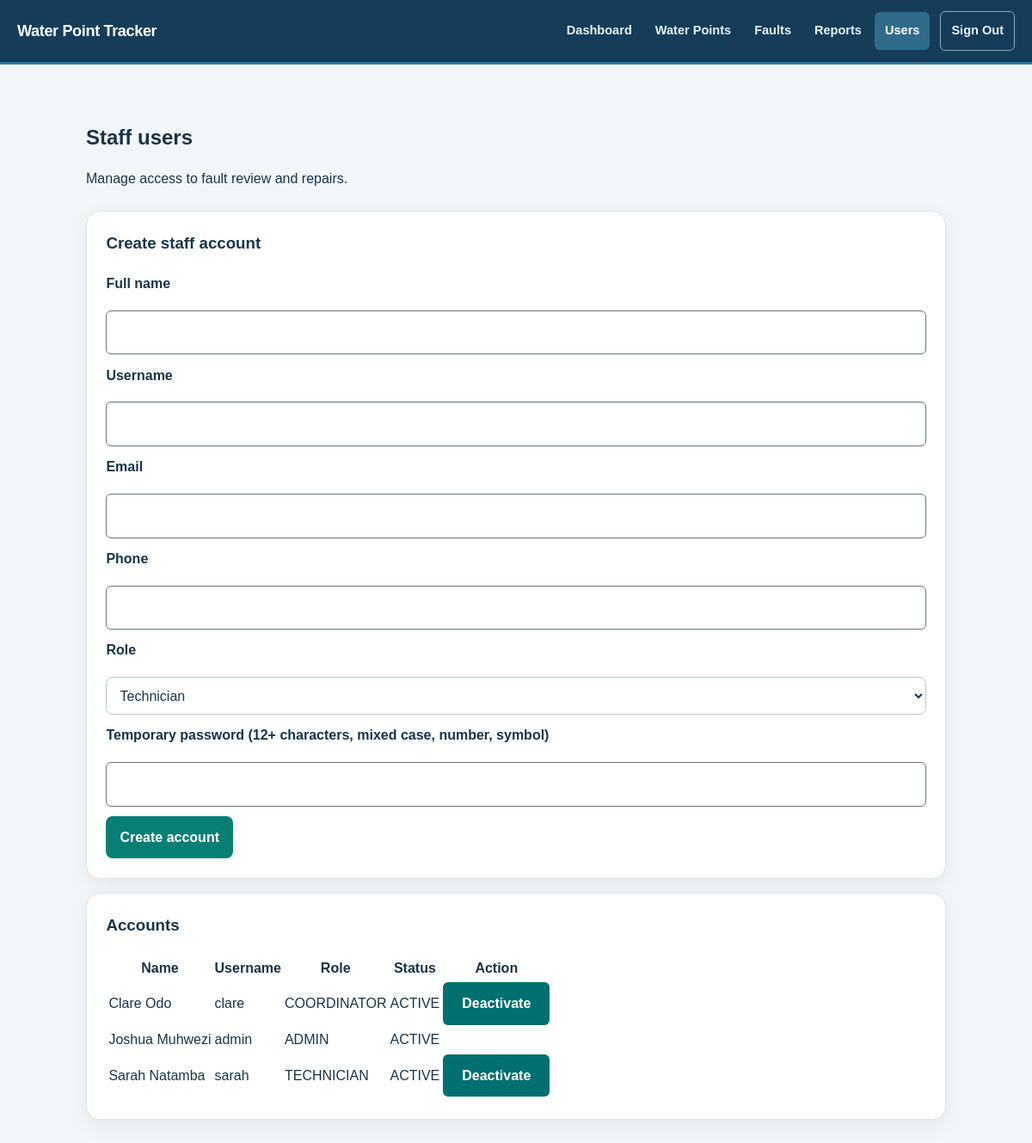
/users.php (signed in), run on the app's committed database.
### tables this page shows
CREATE TABLE `users` (
  `id` bigint UNSIGNED NOT NULL,
  `full_name` varchar(120) NOT NULL,
  `username` varchar(60) NOT NULL,
  `email` varchar(150) DEFAULT NULL,
  `phone` varchar(20) DEFAULT NULL,
  `password_hash` varchar(255) NOT NULL,
  `role` enum('ADMIN','COORDINATOR','TECHNICIAN') NOT NULL,
  `status` enum('ACTIVE','INACTIVE','LOCKED') NOT NULL DEFAULT 'ACTIVE',
  `last_login_at` datetime DEFAULT NULL,
  `created_by` bigint UNSIGNED DEFAULT NULL,
  `created_at` timestamp NOT NULL DEFAULT CURRENT_TIMESTAMP,
  `updated_at` timestamp NOT NULL DEFAULT CURRENT_TIMESTAMP ON UPDATE CURRENT_TIMESTAMP
);

### public/users.php (called while the page is built, shortened)
<?php
require __DIR__ . '/../app/controllers/users.php';
require __DIR__ . '/../app/pages/users.php';

### app/auth.php (called while the page is built, shortened)
<?php
function isLoggedIn(): bool
{
    return (
        isset(
            $_SESSION['user_id'],
            $_SESSION['username'],
            $_SESSION['full_name'],
            $_SESSION['role']
        ) &&
        is_int(
            $_SESSION['user_id']
        ) &&
        $_SESSION['user_id'] > 0
    );
}
function currentUser(): ?array
{
    return [
        'id' =>
            $_SESSION['user_id'],
        'username' =>
            $_SESSION['username'],
        'full_name' =>
            $_SESSION['full_name'],
        'role' =>
            $_SESSION['role']
    ];
}
function userHasRole(
    string|array $roles
): bool {
    if (is_string($roles)) {
        $roles = [$roles];
    }
    return in_array(
        $_SESSION['role'],
        $roles,
        true
    );
}
    ?>

### app/helpers.php (called while the page is built, shortened)
<?php
function h(mixed $value): string
{
    return htmlspecialchars(is_scalar($value) ? (string)$value : '', ENT_QUOTES | ENT_SUBSTITUTE, 'UTF-8');
}

### app/users.php (called while the page is built, shortened)
<?php
require_once __DIR__ . '/helpers.php';
function staffUsers(PDO $pdo): array
{
    return $pdo->query('SELECT id, full_name, username, email, phone, role, status
        FROM users ORDER BY full_name, id')->fetchAll();
}

### app/controllers/users.php (called while the page is built, shortened)
<?php
require_once dirname(__DIR__, 2) . '/config/database.php';
require_once dirname(__DIR__) . '/auth.php';
require_once dirname(__DIR__) . '/users.php';
$staff = staffUsers($pdo);

### app/pages/users.php (the view, shortened to what this page needs)
<?php
require_once dirname(__DIR__) . '/layouts/staff.php';
?>
<main class="container workflow-page">
  <div class="page-heading"><h2>Staff users</h2><p>Manage access to fault review and repairs.</p></div>
  <?php if (userHasRole('ADMIN')): ?>
  <section class="workflow-card">
    <h3>Create staff account</h3>
    <form action="users.php" method="post" class="workflow-form">
      <label for="full-name">Full name</label><input id="full-name" name="full_name" required maxlength="120" value="<?= h($_POST['full_name'] ?? '') ?>">
      <label for="username">Username</label><input id="username" name="username" required maxlength="50" value="<?= h($_POST['username'] ?? '') ?>">
      <label for="email">Email</label><input id="email" name="email" type="email" required maxlength="190" value="<?= h($_POST['email'] ?? '') ?>">
      <label for="phone">Phone</label><input id="phone" name="phone" type="tel" required maxlength="25" value="<?= h($_POST['phone'] ?? '') ?>">
      <label for="role">Role</label><select id="role" name="role" required>
        <?php foreach (['TECHNICIAN' => 'Technician', 'COORDINATOR' => 'Coordinator', 'ADMIN' => 'Administrator'] as $key => $label): ?>
          <option value="<?= h($key) ?>" <?= ($_POST['role'] ?? 'TECHNICIAN') === $key ? 'selected' : '' ?>><?= h($label) ?></option>
        <?php endforeach; ?>
      </select>
      <label for="password">Temporary password (12+ characters, mixed case, number, symbol)</label>
      <input id="password" name="password" type="password" autocomplete="new-password" required minlength="12" maxlength="72">
      <button type="submit">Create account</button>
    </form>
  </section>
  <?php endif; ?>
  <section class="workflow-card"><h3>Accounts</h3><div class="table-scroll"><table>
    <thead><tr><th scope="col">Name</th><th scope="col">Username</th><th scope="col">Role</th><th scope="col">Status</th><th scope="col">Action</th></tr></thead><tbody>
    <?php foreach ($staff as $person): ?><tr>
      <td><?= h($person['full_name']) ?></td><td><?= h($person['username']) ?></td>
      <td><?= h($person['role']) ?></td><td><?= h($person['status']) ?></td>
      <td><?php if (userHasRole('ADMIN') && (int)$person['id'] !== (int)currentUser()['id']): ?>
        <form action="users.php" method="post">
          <button type="submit"><?= $person['status'] === 'ACTIVE' ? 'Deactivate' : 'Activate' ?></button>
        </form>
      <?php endif; ?></td>
    </tr><?php endforeach; ?>
    </tbody></table></div></section>
</main>

### public/assets/style.css (style rules this page uses)
* { box-sizing: border-box; }
body { margin: 0; font-family: Arial, sans-serif; background-color: #f2f6f8; color: #193448; line-height: 1.6; }
.container { width: 90%; max-width: 1000px; margin: 30px auto; }
label { display: block; font-weight: bold; margin-bottom: 7px; }
input, select, button { font: inherit; min-height: 44px; }
input, select { width: 100%; padding: 12px; border: 1px solid #657581; border-radius: 6px; background: white; color: #193448; }
button { padding: 12px 22px; border: 0; border-radius: 6px; background: #006f70; color: white; font-weight: bold; cursor: pointer; }

### public/assets/workflow.css (style rules this page uses)
.workflow-page { padding-block:2rem 4rem }
.page-heading { margin-bottom:1.5rem }
.page-heading h2 { margin:.25rem 0 }
.workflow-card { background:#fff;border:1px solid #dce7e5;border-radius:16px;padding:1.4rem;margin-bottom:1rem;box-shadow:0 8px 24px rgba(16,40,55,.06) }
.workflow-card h3 { margin-top:0 }
.workflow-form { display:flex;flex-wrap:wrap;gap:.7rem;margin-top:1rem }
.workflow-form label { flex-basis:100%;font-weight:600 }
.workflow-form textarea,.workflow-form input[type=file],.workflow-form select { width:100%;max-width:100%;padding:.7rem;border:1px solid #b6c9c8;border-radius:8px }
.workflow-form button { border:0;border-radius:8px;background:#087f75;color:#fff;padding:.75rem 1rem;cursor:pointer }

### data on the page
users: full_name "Clare Odo", username "clare", role "COORDINATOR", status "ACTIVE", shows "Deactivate"
users: full_name "Joshua Muhwezi", username "admin", role "ADMIN", status "ACTIVE"
users: full_name "Sarah Natamba", username "sarah", role "TECHNICIAN", status "ACTIVE", shows "Deactivate"

### other printed values
$label "Dashboard"
$label "Water Points"
$label "Faults"
$label "Reports"
$label "Users"
$label "Sign Out"
form field role "Technician"
